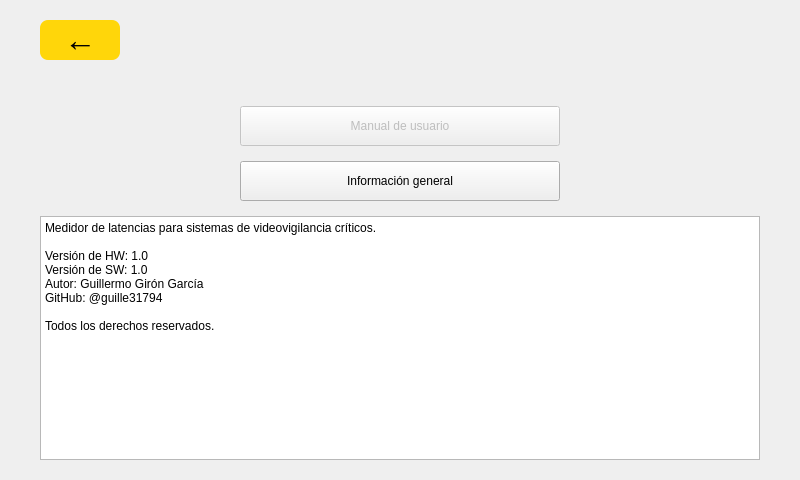
<?xml version="1.0" encoding="UTF-8"?>
<ui version="4.0">
 <class>HelpScreen</class>
 <widget class="QWidget" name="HelpScreen">
  <property name="geometry">
   <rect>
    <x>0</x>
    <y>0</y>
    <width>800</width>
    <height>480</height>
   </rect>
  </property>
  <property name="windowTitle">
   <string>Ayuda</string>
  </property>
  <layout class="QVBoxLayout" name="mainLayout">
   <property name="leftMargin">
    <number>40</number>
   </property>
   <property name="topMargin">
    <number>20</number>
   </property>
   <property name="rightMargin">
    <number>40</number>
   </property>
   <property name="bottomMargin">
    <number>20</number>
   </property>
   <item>
    <widget class="QPushButton" name="backButton">
     <property name="sizePolicy">
      <sizepolicy hsizetype="Fixed" vsizetype="Fixed">
       <horstretch>0</horstretch>
       <verstretch>0</verstretch>
      </sizepolicy>
     </property>
     <property name="minimumSize">
      <size>
       <width>80</width>
       <height>40</height>
      </size>
     </property>
     <property name="maximumSize">
      <size>
       <width>80</width>
       <height>40</height>
      </size>
     </property>
     <property name="styleSheet">
      <string notr="true">QPushButton#backButton { background-color: rgb(255, 214, 10); border-radius: 8px; font-size: 24pt; font-weight: bold; color: black; }</string>
     </property>
     <property name="text">
      <string>←</string>
     </property>
    </widget>
   </item>
   <item>
    <widget class="QWidget" name="helpMenu">
     <layout class="QVBoxLayout" name="helpMenuLayout">
      <property name="spacing">
       <number>15</number>
      </property>
      <property name="topMargin">
       <number>40</number>
      </property>
      <property name="leftMargin">
       <number>200</number>
      </property>
      <property name="rightMargin">
       <number>200</number>
      </property>
      <item>
       <widget class="QPushButton" name="usersManualButton">
        <property name="enabled">
         <bool>false</bool>
        </property>
        <property name="sizePolicy">
         <sizepolicy hsizetype="Expanding" vsizetype="Fixed">
          <horstretch>0</horstretch>
          <verstretch>0</verstretch>
         </sizepolicy>
        </property>
        <property name="minimumSize">
         <size>
          <width>200</width>
          <height>40</height>
         </size>
        </property>
        <property name="text">
         <string>Manual de usuario</string>
        </property>
       </widget>
      </item>
      <item>
       <widget class="QPushButton" name="generalInfoButton">
        <property name="sizePolicy">
         <sizepolicy hsizetype="Expanding" vsizetype="Fixed">
          <horstretch>0</horstretch>
          <verstretch>0</verstretch>
         </sizepolicy>
        </property>
        <property name="minimumSize">
         <size>
          <width>200</width>
          <height>40</height>
         </size>
        </property>
        <property name="text">
         <string>Información general</string>
        </property>
       </widget>
      </item>
     </layout>
    </widget>
   </item>
   <item>
    <widget class="QPlainTextEdit" name="infoPanel">
     <property name="readOnly">
      <bool>true</bool>
     </property>
     <property name="plainText">
      <string>Medidor de latencias para sistemas de videovigilancia críticos.

Versión de HW: 1.0
Versión de SW: 1.0
Autor: Guillermo Girón García
GitHub: @guille31794

Todos los derechos reservados.</string>
     </property>
    </widget>
   </item>
  </layout>
 </widget>
 <resources/>
 <connections/>
</ui>
